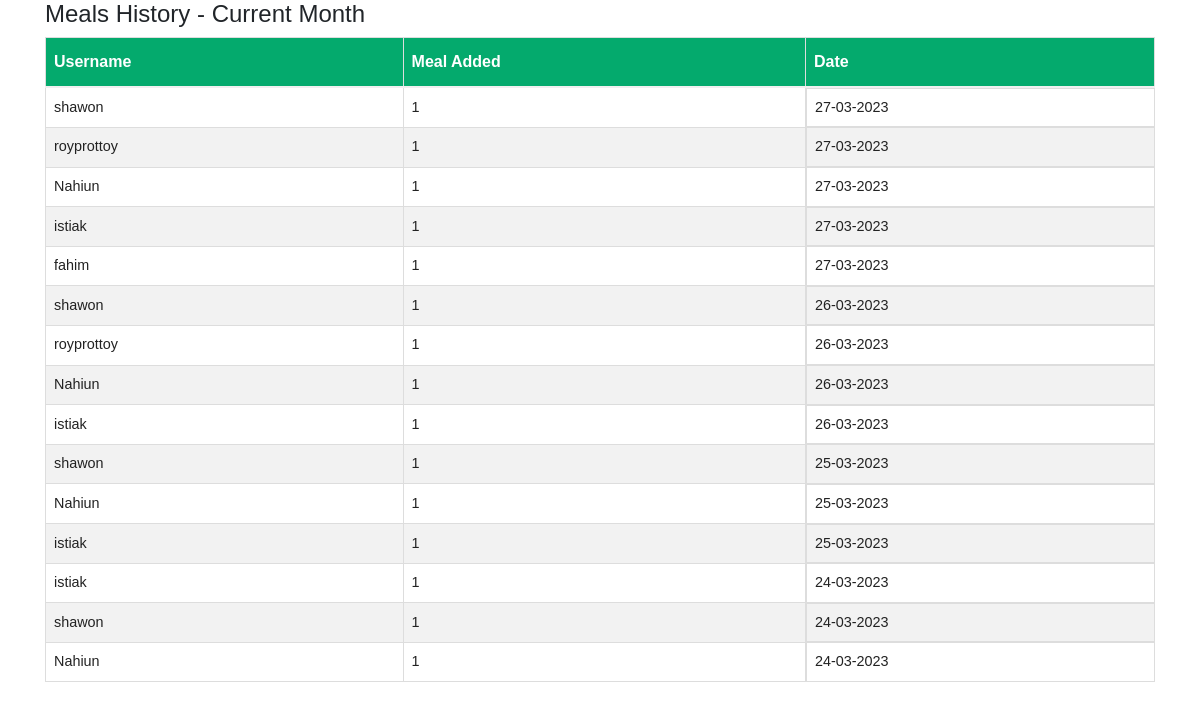
Page /meal_view.php on the committed database.
### tables this page shows
CREATE TABLE `meals` (
  `id` int(11) UNSIGNED NOT NULL,
  `username` varchar(50) DEFAULT NULL,
  `totalmeals` int(11) DEFAULT NULL,
  `deposit` int(11) DEFAULT NULL,
  `userstotalmeals` int(11) DEFAULT NULL,
  `bazarcost` int(255) DEFAULT NULL,
  `manage_user` varchar(255) DEFAULT NULL,
  `role` varchar(255) DEFAULT NULL,
  `bazar_details` varchar(255) DEFAULT NULL,
  `deposit_date` date DEFAULT NULL,
  `bazar_date` date DEFAULT NULL,
  `meal_date` date DEFAULT NULL,
  `status` varchar(255) DEFAULT NULL
);

### meal_view.php (the view, shortened to what this page needs)
<!DOCTYPE html>
<html>
<head>
    <link rel="stylesheet" href="https://stackpath.bootstrapcdn.com/bootstrap/4.3.1/css/bootstrap.min.css">
         <link rel="stylesheet" href="main.css"/>
</head>
<body>
    <div class="container">
        <h4>Meals History - Current Month</h4>
        <table id="customers">
            <thead>
                <tr>
                    <th>Username</th>
                    <th>Meal Added</th>
                    <th>Date</th>
                </tr>
            </thead>
            <tbody>
                <?php
                $conn = mysqli_connect('138.201.53.131', 'mwfiedvq_meals', 'Bangla@desh33', 'mwfiedvq_meals');
                $result = mysqli_query($conn, "SELECT username, totalmeals, meal_date FROM meals WHERE meal_date != '0000-00-00' ORDER BY meal_date DESC");
                if (mysqli_num_rows($result) > 0) {
                  while ($row = mysqli_fetch_assoc($result)) {
                    echo '<tr>';
                    echo '<td>' . $row['username'] . '</td>';
                    echo '<td>' . $row['totalmeals'] . '</td>';
                    echo '<td>' . date('d-m-Y', strtotime($row['meal_date'])) . '</td>';
                    echo '</tr>';
                  }
                  echo '</tbody></table>';
                } else {
                  echo 'No data found.';
                }
                ?>
    </div>
</body>
</html>

### main.css (style rules this page uses)
body { margin:0; }
:root { --main-color: #11101d; --color-dark: #1D2231; --text-grey: #8390A2; }
* { padding: 0; margin: 0; box-sizing: border-box; list-style: none; text-decoration: none; font-family: 'Poppins' ,sans-serif; }
table { border-collapse: collapse; }
thead tr { border-top: 1px solid #f0f0f0; border-bottom:2px solid #f0f0f0; }
td { padding: .5rem 1rem ; font-size: .9rem ; color: #222; }
tr td:last-child { display: flex; align-items: center; }

### meal_view.php (style rules this page uses)
#customers { font-family: Arial, Helvetica, sans-serif; border-collapse: collapse; width: 100%; }
#customers td, #customers th { border: 1px solid #ddd; padding: 8px; }
#customers tr:nth-child(even) { background-color: #f2f2f2; }
#customers th { padding-top: 12px; padding-bottom: 12px; text-align: left; background-color: #04AA6D; color: white; }

### rows in the picture
meals: username "shawon", totalmeals "1", meal_date "27-03-2023"
meals: username "royprottoy", totalmeals "1", meal_date "27-03-2023"
meals: username "Nahiun", totalmeals "1", meal_date "27-03-2023"
meals: username "istiak", totalmeals "1", meal_date "27-03-2023"
meals: username "fahim", totalmeals "1", meal_date "27-03-2023"
meals: username "shawon", totalmeals "1", meal_date "26-03-2023"
meals: username "royprottoy", totalmeals "1", meal_date "26-03-2023"
meals: username "Nahiun", totalmeals "1", meal_date "26-03-2023"
meals: username "istiak", totalmeals "1", meal_date "26-03-2023"
meals: username "shawon", totalmeals "1", meal_date "25-03-2023"
meals: username "Nahiun", totalmeals "1", meal_date "25-03-2023"
meals: username "istiak", totalmeals "1", meal_date "25-03-2023"
meals: username "istiak", totalmeals "1", meal_date "24-03-2023"
meals: username "shawon", totalmeals "1", meal_date "24-03-2023"
meals: username "Nahiun", totalmeals "1", meal_date "24-03-2023"
